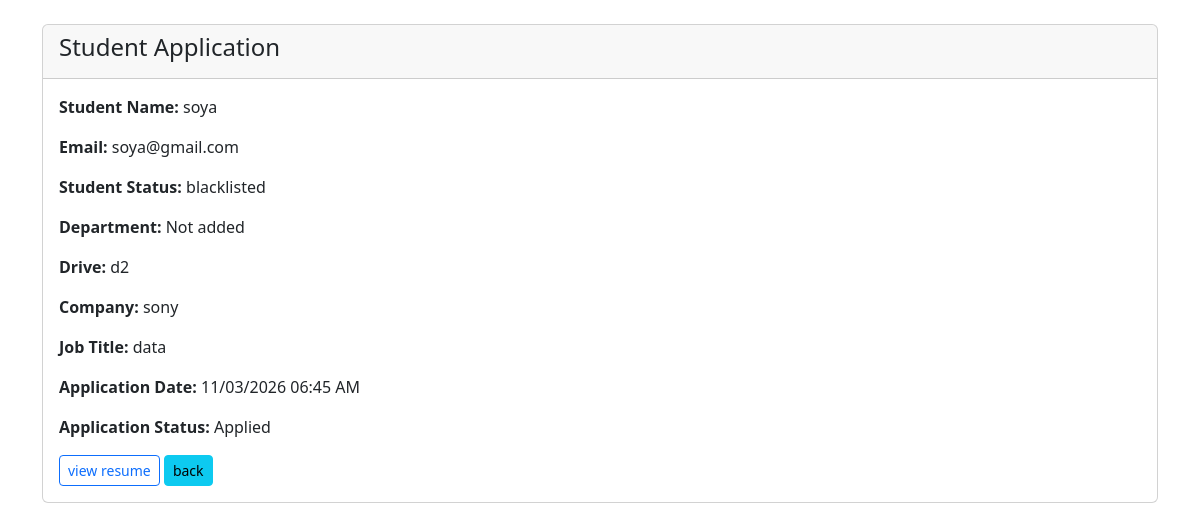
Before: /admin/application/2 (signed in) with the older database file.
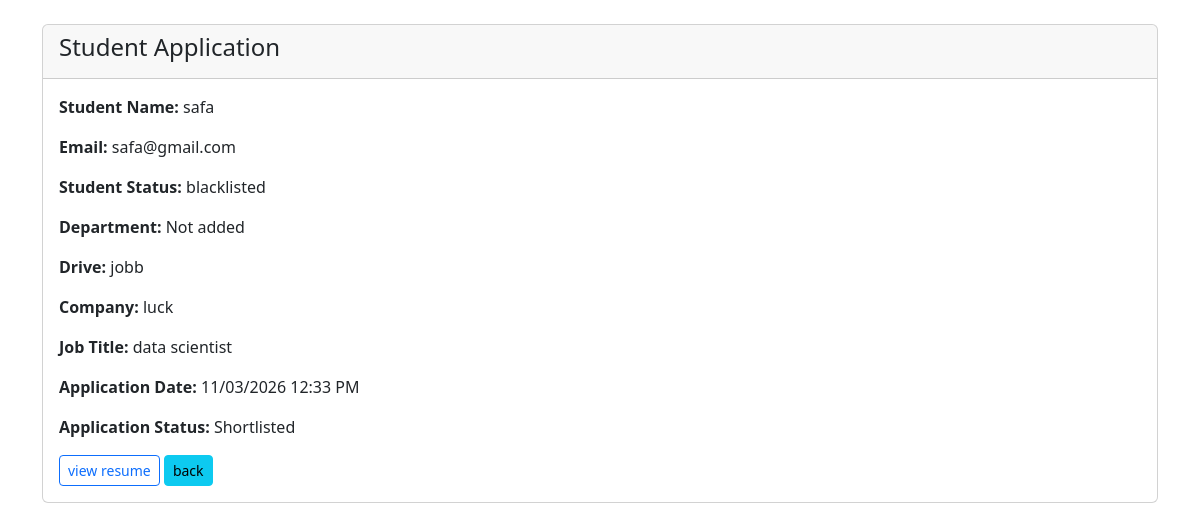
After: the same page with the newer database file.
### backend/models.py (models this page shows, shortened)
class Student(db.Model,UserMixin):
    __tablename__ = 'students'
    stud_id = db.Column(db.Integer, primary_key=True, autoincrement=True)
    name = db.Column(db.String, nullable=False)
    email = db.Column(db.String, unique=True, nullable=False)
    password = db.Column(db.String, nullable=False)
    skills = db.Column(db.Text)
    education = db.Column(db.Text)
    department=db.Column(db.String)
    resume = db.Column(db.String)
    status = db.Column(db.String, default="Active")
    applications = db.relationship('Application', backref='student', lazy=True)

class PlacementDrive(db.Model):
    __tablename__ = 'placement_drives'
    placemnt_id = db.Column(db.Integer, primary_key=True, autoincrement=True)
    drive_name=db.Column(db.String, nullable=False,unique=True)
    company_id = db.Column(db.Integer, db.ForeignKey('companies.cmp_id'), nullable=False)
    job_title = db.Column(db.String, nullable=False)
    job_description = db.Column(db.Text, nullable=False)
    eligibility_criteria = db.Column(db.Text, nullable=False)
    application_deadline = db.Column(db.DateTime, nullable=False)
    status = db.Column(db.String, default="Pending")
    salary=db.Column(db.Integer,nullable="False")
    skills=db.Column(db.String, nullable=False)
    exp=db.Column(db.String, nullable=False)
    applications = db.relationship('Application', backref='drive', lazy=True)

class Company(db.Model,UserMixin):
    __tablename__ = 'companies'
    cmp_id = db.Column(db.Integer, primary_key=True , autoincrement=True)
    name = db.Column(db.String,unique=True, nullable=False)
    industry = db.Column(db.String)
    hr_contact = db.Column(db.String, nullable=False)
    website = db.Column(db.String)
    approval_status = db.Column(db.String, default="Pending")
    password= db.Column(db.String, nullable=False)
    drives = db.relationship('PlacementDrive', backref='company', lazy=True)
    email= db.Column(db.String, unique=True, nullable=False)

class Application(db.Model):
    __tablename__ = 'applications'
    appln_id = db.Column(db.Integer, primary_key=True, autoincrement=True)
    student_id = db.Column(db.Integer, db.ForeignKey('students.stud_id'), nullable=False)
    drive_id = db.Column(db.Integer, db.ForeignKey('placement_drives.placemnt_id'), nullable=False)
    application_date = db.Column(db.DateTime, default=lambda:datetime.now(timezone.utc))
    status = db.Column(db.String , default="not_applied")
    __table_args__ = (
        db.UniqueConstraint('student_id', 'drive_id', name='unique_student_drive'),
    )

### backend/routes.py (the view)
@app.route("/admin/application/<int:appln_id>", methods=["GET"])
@login_required
def admin_application_details(appln_id):
    if not isinstance(current_user, Admin):
        return "Unauthorized"
    appln = Application.query.get_or_404(appln_id)
    return render_template("admin/application_details.html", appln=appln)

### app.py (called while the page is built)
def create_app():
    app=Flask(__name__)
    app.config["SQLALCHEMY_DATABASE_URI"] = "sqlite:///Placement.db"
    db.init_app(app)
    app.config["SECRET_KEY"]="thisgoodday"
    login_manager=LoginManager(app)
    @login_manager.user_loader
    def load_user(email):
        return (db.session.query(Admin).filter_by(email=email).first() or \
        db.session.query(Student).filter_by(email=email).first() or \
        db.session.query(Company).filter_by(email=email).first())
    app.app_context().push()
    db.create_all()
    return app

### templates/admin/application_details.html (shortened to what this page needs)
<!DOCTYPE html>
<html lang="en">
<head>
    <link href="https://cdn.jsdelivr.net/npm/bootstrap@5.3.8/dist/css/bootstrap.min.css" rel="stylesheet">
</head>
<body>
    <div class="container mt-4">
        <div class="card">
            <div class="card-header">
                <h4>Student Application</h4>
            </div>
            <div class="card-body">
                <p><strong>Student Name:</strong> {{ appln.student.name }}</p>
                <p><strong>Email:</strong> {{ appln.student.email }}</p>
                <p><strong>Student Status:</strong> {{ appln.student.status }}</p>
                <p><strong>Department:</strong> Not added</p>
                <p><strong>Drive:</strong> {{ appln.drive.drive_name }}</p>
                <p><strong>Company:</strong> {{ appln.drive.company.name }}</p>
                <p><strong>Job Title:</strong> {{ appln.drive.job_title }}</p>
                <p><strong>Application Date:</strong> {{ appln.application_date.strftime('%d/%m/%Y %I:%M %p') }}</p>
                <p><strong>Application Status:</strong> {{ appln.status }}</p>
                <div class="mt-3">
                    {% if appln.student.resume %}
                    <a href="/static/{{ appln.student.resume }}" target="_blank" class="btn btn-sm btn-outline-primary">view resume</a>
                    {% else %}
                    <button type="button" class="btn btn-sm btn-outline-secondary" disabled>No resume uploaded</button>
                    {% endif %}
                    <a href="{{ url_for('ad_dash') }}" class="btn btn-sm btn-info">back</a>
                </div>
            </div>
        </div>
    </div>
</body>
</html>

Changed rows visible on the page:
no longer on this page (row edited): Student: student.name "soya", student.email "soya@gmail.com", student.status "blacklisted"
no longer on this page (row unchanged): Company: drive.company.name "sony"
added Student: student.name "safa", student.email "safa@gmail.com", student.status "blacklisted"
changed PlacementDrive: drive.drive_name "d2" → "jobb"; drive.job_title "data" → "data scientist"
added Company: drive.company.name "luck"
changed Application: application_date "11/03/2026 06:45 AM" → "11/03/2026 12:33 PM"; status "Applied" → "Shortlisted"
